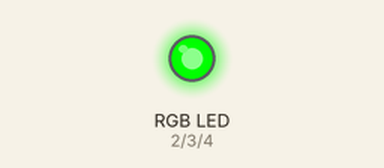
Simulated run of this sketch. Board: Arduino Uno, built with avr-gcc and run on an emulated ATmega328P. On the bench: an RGB LED mixed from three pins (HIGH = lit).

Above: at 0.2 s.
At 0.7 s:
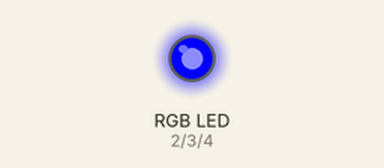
At 2.7 s:
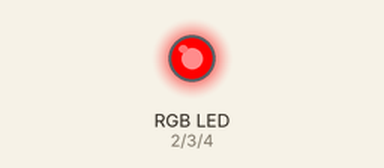
Timing chart, 0 to 3.5 s (numbered marks = the images above):
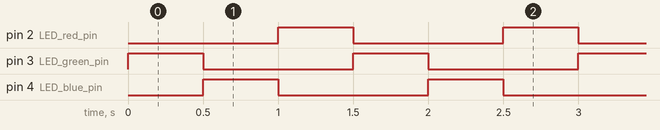

The sketch:

RBG_LED_Part_1.ino
```cpp
/* Controlling RGB LED with the Teensy 3.6, Part 1 -- Basic Digital inputs */

#define LED_green_pin 3 //Digital PWM Pin
#define LED_blue_pin 4 //Digital PWM Pin
#define LED_red_pin 2 //Digital PWM Pin

/*
const int LED_green_pin = 3; //PWM Pin
const int LED_blue_pin = 4; //PWM Pin
const int LED_read_pin = 2; //PWM Pin
*/

void setup() {
  pinMode(LED_green_pin, OUTPUT);
  pinMode(LED_blue_pin, OUTPUT);
  pinMode(LED_red_pin, OUTPUT);
}

void loop() {
  digitalWrite(LED_green_pin, HIGH); //LED on
  delay(500);
  digitalWrite(LED_green_pin, LOW); //LED off

  digitalWrite(LED_blue_pin, HIGH); //LED on
  delay(500);
  digitalWrite(LED_blue_pin, LOW); //LED off

  digitalWrite(LED_red_pin, HIGH); //LED on
  delay(500);
  digitalWrite(LED_red_pin, LOW); //LED off
}
```

Measured:
- by itself, pin 2 (LED_red_pin), pin 3 (LED_green_pin), pin 4 (LED_blue_pin): alternates HIGH for 0.50 s and LOW for 1.0 s
- by itself, everything shown: repeats every 1.5 s, in 4 steps
